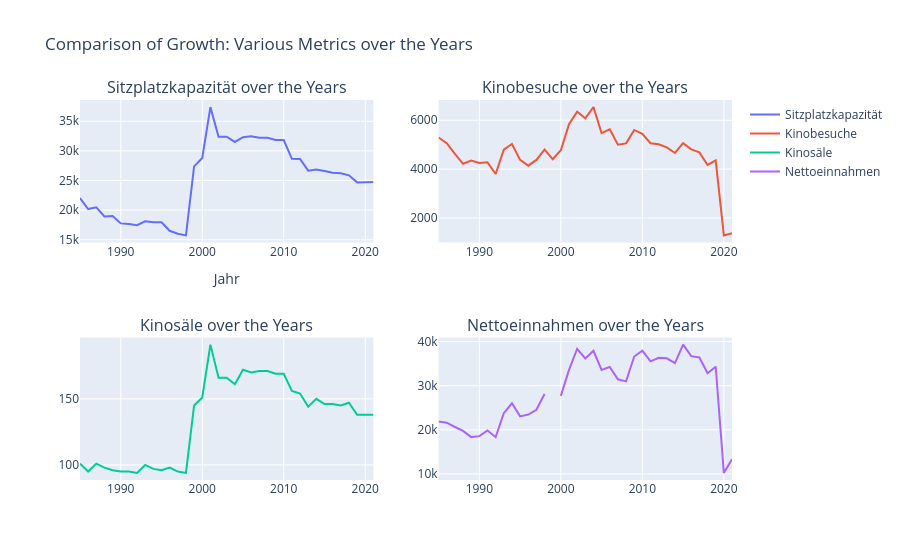

The notebook cell saved with this chart:
### Code cell
# Drop the third row from the DataFrame
cinfondsfiltered = cinfonds.drop(index=[0,1])
cinfondsfiltered.rename(columns={
    'Jahr *': 'Jahr',
    'Kinosäle *': 'Kinosäle',
    'Sitzplatzkapazität *': 'Sitzplatzkapazität',
    'Kinobesuche': 'Kinobesuche',
    'Nettoeinnahmen': 'Nettoeinnahmen',
    'Filmfonds Wien': 'Filmfonds Wien',
    'Unnamed: 6': 'Unnamed'
}, inplace=True)

# Display the first few rows of the data frame
print(cinfondsfiltered.head())

# Display the data types of the columns
print(cinfondsfiltered.dtypes)

def convert_and_round(x):
    # Check if x is a string
    if isinstance(x, str):
        # Replace comma with period if necessary
        x = x.replace(',', '.')
    try:
        # Convert to float and round to two decimal places
        return round(float(x), 2)
    except ValueError:
        # If conversion fails, return NaN (not a number)
        return float('nan')

# Convert necessary columns to numeric data types
cinfondsfiltered['Jahr'] = pd.to_numeric(cinfondsfiltered['Jahr'], errors='coerce')
cinfondsfiltered['Sitzplatzkapazität'] = pd.to_numeric(cinfondsfiltered['Sitzplatzkapazität'], errors='coerce')
cinfondsfiltered['Kinobesuche'] = cinfondsfiltered['Kinobesuche'].apply(convert_and_round)
cinfondsfiltered['Kinosäle'] = pd.to_numeric(cinfondsfiltered['Kinosäle'], errors='coerce')
cinfondsfiltered['Nettoeinnahmen'] = cinfondsfiltered['Nettoeinnahmen'].apply(convert_and_round)

# Create subplots with 2 rows and 2 columns
fig = make_subplots(rows=2, cols=2, subplot_titles=[
    "Sitzplatzkapazität over the Years",
    "Kinobesuche over the Years",
    "Kinosäle over the Years",
    "Nettoeinnahmen over the Years"
])

# Add line graph for Sitzplatzkapazität
fig.add_trace(
    go.Scatter(x=cinfondsfiltered['Jahr'], y=cinfondsfiltered['Sitzplatzkapazität'], mode='lines', name='Sitzplatzkapazität'),
    row=1, col=1
)

# Add line graph for Kinobesuche
fig.add_trace(
    go.Scatter(x=cinfondsfiltered['Jahr'], y=cinfondsfiltered['Kinobesuche'], mode='lines', name='Kinobesuche'),
    row=1, col=2
)

# Add line graph for Kinosäle
fig.add_trace(
    go.Scatter(x=cinfondsfiltered['Jahr'], y=cinfondsfiltered['Kinosäle'], mode='lines', name='Kinosäle'),
    row=2, col=1
)

# Add line graph for Nettoeinnahmen
fig.add_trace(
    go.Scatter(x=cinfondsfiltered['Jahr'], y=cinfondsfiltered['Nettoeinnahmen'], mode='lines', name='Nettoeinnahmen'),
    row=2, col=2
)

# Update layout and add titles
fig.update_layout(
    title_text="Comparison of Growth: Various Metrics over the Years",
    xaxis_title="Jahr"
)

# Show the plot
fig.show()

### Figure 1 — Plotly figure (JSON) as saved in the notebook; plotly's stock layout.template omitted (floating-point values rounded to 4 significant figures)
{"data": [{"mode": "lines", "name": "Sitzplatzkapazität", "type": "scatter", "x": [1985, 1986, 1987, 1988, 1989, 1990, 1991, 1992, 1993, 1994, 1995, 1996, 1997, 1998, 1999, 2000, 2001, 2002, 2003, 2004, 2005, 2006, 2007, 2008, 2009, 2010, 2011, 2012, 2013, 2014, 2015, 2016, 2017, 2018, 2019, 2020, 2021, null], "xaxis": "x", "y": [22018, 20173, 20453, 18912, 19002, 17753, 17643, 17447, 18110, 17956, 17943, 16499, 15992, 15728, 27387, 28799, 37384, 32388, 32379, 31501, 32316, 32475, 32211, 32211, 31819, 31819, 28662, 28640, 26657, 26838, 26604, 26322, 26222, 25863, 24676, 24749, 24734, null], "yaxis": "y"}, {"mode": "lines", "name": "Kinobesuche", "type": "scatter", "x": [1985, 1986, 1987, 1988, 1989, 1990, 1991, 1992, 1993, 1994, 1995, 1996, 1997, 1998, 1999, 2000, 2001, 2002, 2003, 2004, 2005, 2006, 2007, 2008, 2009, 2010, 2011, 2012, 2013, 2014, 2015, 2016, 2017, 2018, 2019, 2020, 2021, null], "xaxis": "x2", "y": [5295.0, 5063.0, 4627.0, 4220.0, 4349.0, 4251.0, 4279.0, 3801.0, 4795.0, 5028.0, 4378.0, 4142.0, 4378.0, 4801.0, 4406.0, 4772.0, 5838.0, 6347.0, 6081.0, 6539.0, 5472.0, 5630.0, 5001.0, 5055.0, 5605.0, 5445.0, 5059.0, 5020.0, 4894.0, 4660.0, 5064.0, 4808.0, 4687.0, 4171.0, 4356.0, 1288.0, 1376.0, null], "yaxis": "y2"}, {"mode": "lines", "name": "Kinosäle", "type": "scatter", "x": [1985, 1986, 1987, 1988, 1989, 1990, 1991, 1992, 1993, 1994, 1995, 1996, 1997, 1998, 1999, 2000, 2001, 2002, 2003, 2004, 2005, 2006, 2007, 2008, 2009, 2010, 2011, 2012, 2013, 2014, 2015, 2016, 2017, 2018, 2019, 2020, 2021, null], "xaxis": "x3", "y": [101, 95, 101, 98, 96, 95, 95, 94, 100, 97, 96, 98, 95, 94, 145, 151, 191, 166, 166, 161, 172, 170, 171, 171, 169, 169, 156, 154, 144, 150, 146, 146, 145, 147, 138, 138, 138, null], "yaxis": "y3"}, {"mode": "lines", "name": "Nettoeinnahmen", "type": "scatter", "x": [1985, 1986, 1987, 1988, 1989, 1990, 1991, 1992, 1993, 1994, 1995, 1996, 1997, 1998, 1999, 2000, 2001, 2002, 2003, 2004, 2005, 2006, 2007, 2008, 2009, 2010, 2011, 2012, 2013, 2014, 2015, 2016, 2017, 2018, 2019, 2020, 2021, null], "xaxis": "x4", "y": [21890.0, 21620.0, 20640.0, 19740.0, 18340.0, 18570.0, 19850.0, 18330.0, 23770.0, 26020.0, 23040.0, 23460.0, 24550.0, 28130.0, null, 27690.0, 33590.0, 38340.0, 36180.0, 37920.0, 33580.0, 34260.0, 31450.0, 30980.0, 36610.0, 37960.0, 35520.0, 36310.0, 36217, 35117, 39316, 36697, 36403, 32820.0, 34320.0, 10230.0, 13290.0, null], "yaxis": "y4"}], "layout": {"annotations": [{"font": {"size": 16}, "showarrow": false, "text": "Sitzplatzkapazität over the Years", "x": 0.225, "xanchor": "center", "xref": "paper", "y": 1, "yanchor": "bottom", "yref": "paper"}, {"font": {"size": 16}, "showarrow": false, "text": "Kinobesuche over the Years", "x": 0.775, "xanchor": "center", "xref": "paper", "y": 1, "yanchor": "bottom", "yref": "paper"}, {"font": {"size": 16}, "showarrow": false, "text": "Kinosäle over the Years", "x": 0.225, "xanchor": "center", "xref": "paper", "y": 0.375, "yanchor": "bottom", "yref": "paper"}, {"font": {"size": 16}, "showarrow": false, "text": "Nettoeinnahmen over the Years", "x": 0.775, "xanchor": "center", "xref": "paper", "y": 0.375, "yanchor": "bottom", "yref": "paper"}], "autosize": true, "title": {"text": "Comparison of Growth: Various Metrics over the Years"}, "xaxis": {"anchor": "y", "autorange": true, "domain": [0, 0.45], "range": [1985, 2021], "title": {"text": "Jahr"}, "type": "linear"}, "xaxis2": {"anchor": "y2", "autorange": true, "domain": [0.55, 1], "range": [1985, 2021], "type": "linear"}, "xaxis3": {"anchor": "y3", "autorange": true, "domain": [0, 0.45], "range": [1985, 2021], "type": "linear"}, "xaxis4": {"anchor": "y4", "autorange": true, "domain": [0.55, 1], "range": [1985, 2021], "type": "linear"}, "yaxis": {"anchor": "x", "autorange": true, "domain": [0.625, 1], "range": [14520.0, 38590.0], "type": "linear"}, "yaxis2": {"anchor": "x2", "autorange": true, "domain": [0.625, 1], "range": [996.2, 6831.0], "type": "linear"}, "yaxis3": {"anchor": "x3", "autorange": true, "domain": [0, 0.375], "range": [88.61, 196.4], "type": "linear"}, "yaxis4": {"anchor": "x4", "autorange": true, "domain": [0, 0.375], "range": [8615.0, 40930.0], "type": "linear"}}}
